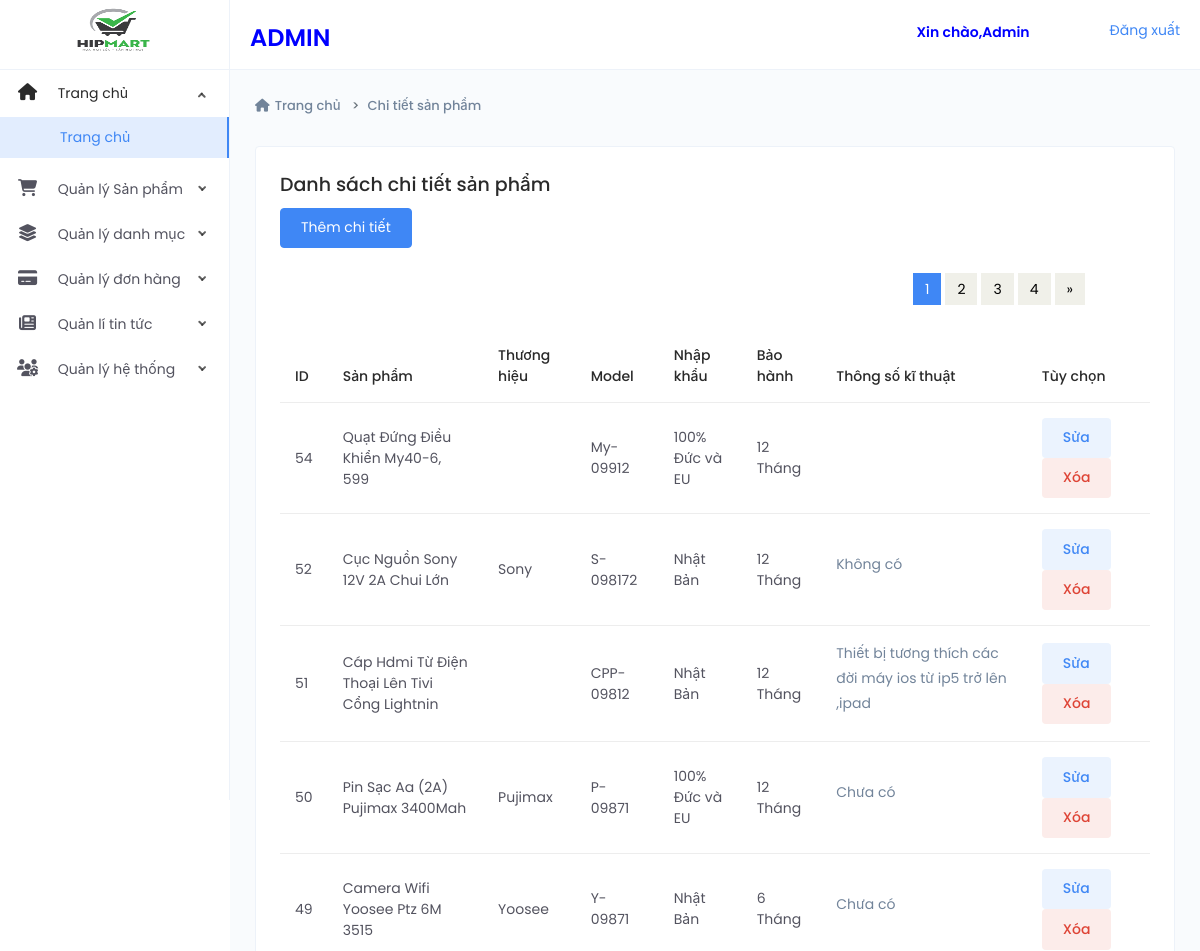
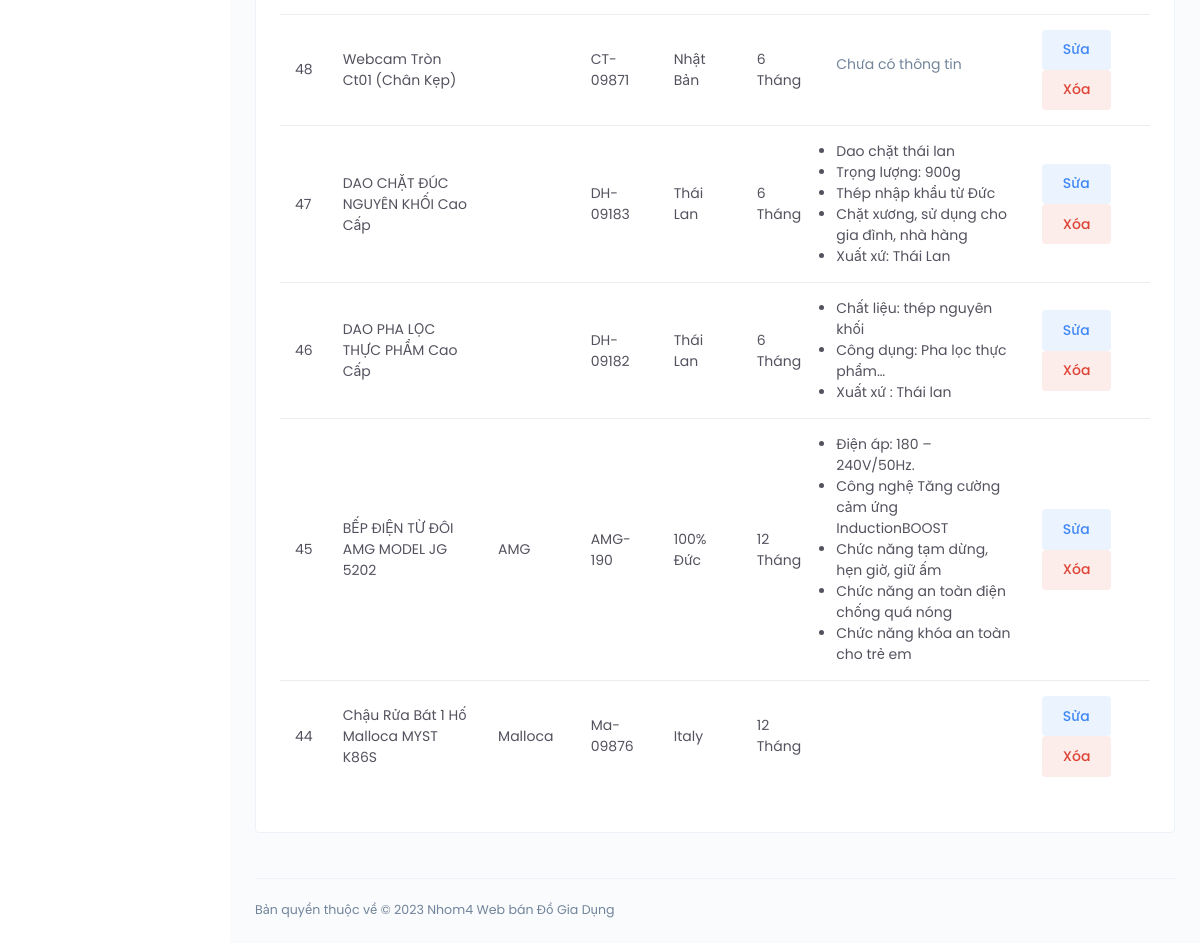
The app's page /Webdogiadung/Admin/Deltail_product.php (signed in) with its own data (2 pictures, top to bottom).
### tables this page shows
CREATE TABLE `product_deltail` (
  `ID` int(11) NOT NULL,
  `productID` int(11) NOT NULL,
  `Brand` varchar(40) NOT NULL,
  `Model` varchar(20) NOT NULL,
  `Import` varchar(40) NOT NULL,
  `Guarantee` varchar(40) NOT NULL,
  `parameter` varchar(5000) NOT NULL
);

CREATE TABLE `products` (
  `ProductID` int(11) NOT NULL,
  `Name` varchar(45) NOT NULL,
  `price` float NOT NULL,
  `Status` bit(5) NOT NULL,
  `CategoryID` int(11) NOT NULL,
  `Description` varchar(500) NOT NULL,
  `Image` varchar(50) NOT NULL,
  `Creatdate` timestamp NULL DEFAULT current_timestamp(),
  `Totalbuy` float NOT NULL
);

### Webdogiadung/Admin/Deltail_product.php (the view, shortened to what this page needs)
<?php
require('Header_admin.php');
?>
<?php
require('Nav_left.php');
?>
<div class="page-container">
    <div class="main-content">
        <div class="page-header">
            <div class="header-sub-title">
                <nav class="breadcrumb breadcrumb-dash">
                    <a href="index.php" class="breadcrumb-item"><i class="fa-solid fa-house m-r-5"></i>Trang chủ</a>
                    <a class="breadcrumb-item" href="#">Chi tiết sản phẩm</a>
                </nav>
            </div>
        </div>
        <div class="card">
            <div class="card-body">
                <h4>Danh sách chi tiết sản phẩm</h4>
                <?php require('themchitiet.php') ?>
                <div class="m-t-25">
                    <?php
                    $itemsPerPage = 10;
                    $page = 1;
                    $offset = ($page - 1) * $itemsPerPage;
                    $sql = "SELECT COUNT(*) as totalItems FROM `product_deltail`";
                    $result = mysqli_query($conn, $sql);
                    $row = mysqli_fetch_assoc($result);
                    $totalItems = $row["totalItems"];
                    $totalPages = ceil($totalItems / $itemsPerPage);
                    $sql = "SELECT * FROM `product_deltail` ORDER BY `ID` DESC Limit " . $offset . ",".$itemsPerPage;
                    $result = mysqli_query($conn, $sql);
                    if (mysqli_num_rows($result) > 0) {
                    ?>
                        <ul class="pagination">
                            <?php for ($i = 1; $i <= $totalPages; $i++) { ?>
                                <?php if ($i == $page) { ?>
                                    <li class="active"><a href="Deltail_product.php?page=<?php echo $i; ?>"><?php echo $i; ?></a></li>
                                <?php } else { ?>
                                    <li><a href="Deltail_product.php?page=<?php echo $i; ?>"><?php echo $i; ?></a></li>
                                <?php } ?>
                            <?php } ?>
                            <?php if ($page < $totalPages) { ?>
                                <li><a href="Deltail_product.php?page=<?php echo ($page + 1); ?>">&raquo;</a></li>
                            <?php } ?>
                        </ul>
                        <table id="data-table" class="table">
                            <thead>
                                <tr>
                                    <th>ID</th>
                                    <th>Sản phẩm</th>
                                    <th>Thương hiệu</th>
                                    <th>Model</th>
                                    <th>Nhập khẩu</th>
                                    <th>Bảo hành</th>
                                    <th>Thông số kĩ thuật</th>
                                    <th>Tùy chọn </th>
                                </tr>
                            </thead>
                            <tbody>
                                <?php
                                while ($row = mysqli_fetch_assoc($result)) {
                                    $idproduct_detail = $row['productID'];
                                    $sql = "SELECT p.Name AS 'tensanpham' FROM products p JOIN product_deltail pd ON pd.productID = p.ProductID
                        WHERE pd.productID = $idproduct_detail";
                                    $res = mysqli_query($conn, $sql);
                                    $r = mysqli_fetch_assoc($res);
                                    $tensanpham = $r['tensanpham'];
                                ?>
                                    <tr>
                                        <td><?php echo $idproduct_detail ?></td>
                                        <td><?php echo $tensanpham ?></td>
                                        <td><?php echo $row['Brand'] ?></td>
                                        <td><?php echo $row['Model'] ?></td>
                                        <td><?php echo $row['Import'] ?></td>
                                        <td><?php echo $row['Guarantee'] ?></td>
                                        <td><?php echo $row['parameter'] ?></td>
                                        <td class="tuychon">
                                            <a class="btn btn-primary btn-tone m-r-5" href="./update_chitetsp.php?ID=<?php echo $row['ID']; ?>">Sửa</a>
                                            <a class="btn btn-danger btn-tone m-r-5" href="./xoa_chitietsp.php?ID=<?php echo $row['ID']; ?>" onclick="return confirm('Bạn có chắc chắn muốn xóa danh mục này không?');">Xóa</a>
                                        </td>
                                    </tr>
                                <?php
                                } ?>
                            </tbody>
                        </table>
                    <?php
                    } ?>
                </div>
            </div>
        </div>
    </div>
    <?php
    require('Footer_Admin.php');
    ?>

### Webdogiadung/Admin/assets/css/style.css (style rules this page uses)
.pagination { display: flex; align-items: center; justify-content: flex-end; margin-bottom: 25px; margin-top: 15px; margin-right: 60px; list-style: none; }
.pagination li:first-child a, .pagination li:first-child span { border-bottom-left-radius: 0; border-top-left-radius: 0; margin-left: 0; }
.pagination li:last-child a, .pagination li:last-child span { border-bottom-right-radius: 0; border-top-right-radius: 0; }
.pagination .active a, .pagination .active span, .pagination .active a:hover, .pagination .active span:hover, .pagination .active a:focus, .pagination .active span:focus { background-color: #3f87f5; border-color: #3f87f5; color: #ffffff; cursor: default; z-index: 2; }
.pagination li a, .pagination li span { background-color: #f0f0e9; border: 0; float: left; line-height: 1.42857; margin-left: -1px; padding: 6px 12px; position: relative; text-decoration: none; margin-right: 5px; color: #000; }

### records on screen
product_deltail: productID "54", productID.Name "Quạt Đứng Điều Khiển My40-6, 599", Model "My-09912", Import "100% Đức và EU", Guarantee "12 Tháng"
product_deltail: productID "52", productID.Name "Cục Nguồn Sony 12V 2A Chui Lớn", Brand "Sony", Model "S-098172", Import "Nhật Bản", Guarantee "12 Tháng", parameter "Không có"
product_deltail: productID "51", productID.Name "Cáp Hdmi Từ Điện Thoại Lên Tivi Cổng Lightnin", Model "CPP-09812", Import "Nhật Bản", Guarantee "12 Tháng", parameter "Thiết bị tương thích các đời máy ios từ ip5 trở lên ,ipad"
product_deltail: productID "50", productID.Name "Pin Sạc Aa (2A) Pujimax 3400Mah", Brand "Pujimax", Model "P-09871", Import "100% Đức và EU", Guarantee "12 Tháng", parameter "Chưa có"
product_deltail: productID "49", productID.Name "Camera Wifi Yoosee Ptz 6M 3515", Brand "Yoosee", Model "Y-09871", Import "Nhật Bản", Guarantee "6 Tháng", parameter "Chưa có"
product_deltail: productID "48", productID.Name "Webcam Tròn Ct01 (Chân Kẹp)", Model "CT-09871", Import "Nhật Bản", Guarantee "6 Tháng", parameter "Chưa có thông tin"
product_deltail: productID "47", productID.Name "DAO CHẶT ĐÚC NGUYÊN KHỐI Cao Cấp", Model "DH-09183", Import "Thái Lan", Guarantee "6 Tháng", parameter "Dao chặt thái lan Trọng lượng: 900g Thép nhập khẩu từ Đức Chặt xương, sử dụng cho gia đình, nhà hàng Xuất xứ: Thái Lan"
product_deltail: productID "46", productID.Name "DAO PHA LỌC THỰC PHẨM Cao Cấp", Model "DH-09182", Import "Thái Lan", Guarantee "6 Tháng", parameter "Chất liệu: thép nguyên khối Công dụng: Pha lọc thực phẩm… Xuất xứ : Thái lan"
product_deltail: productID "45", productID.Name "BẾP ĐIỆN TỪ ĐÔI AMG MODEL JG 5202", Brand "AMG", Model "AMG-190", Import "100% Đức", Guarantee "12 Tháng", parameter "Điện áp: 180 – 240V/50Hz. Công nghệ Tăng cường cảm ứng InductionBOOST Chức năng tạm dừng, hẹn giờ, giữ ấm Chức năng an toàn điện chống quá nóng Chức năng khóa an toàn cho trẻ em"
product_deltail: productID "44", productID.Name "Chậu Rửa Bát 1 Hố Malloca MYST K86S", Brand "Malloca", Model "Ma-09876", Import "Italy", Guarantee "12 Tháng"
